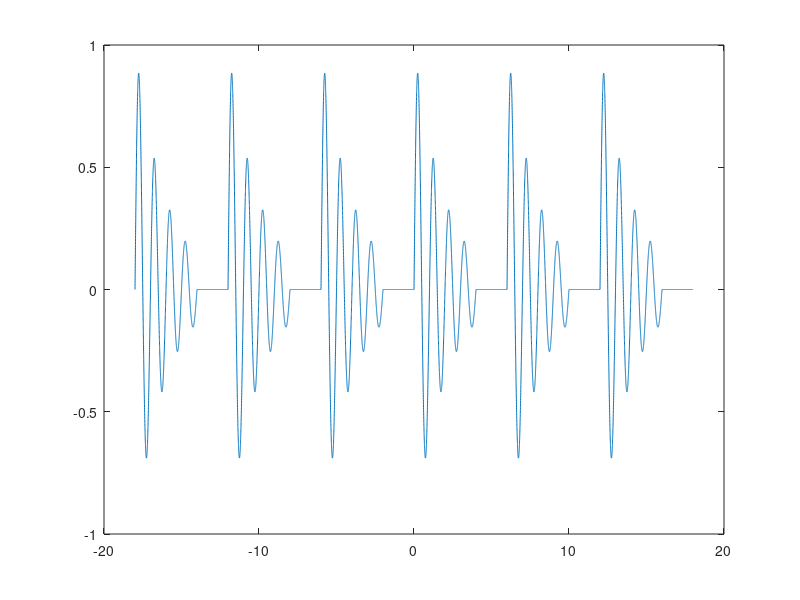

This chart was generated by the following MATLAB code:
%%% periodic signals and signal power

function periodicsignals_andpower
clear all
clf

Dt=0.002 % time interval
T=6; % time period 
M=3; % to generate 2M periods of the signal
t=0:Dt:T-Dt % time for one period

%%% evaluate one period of signal
y=exp(-abs(t)/2).* sin(2*pi*t).* (ustep(t)-ustep(t-4));

%%% plot original signal
plot(t,y)

%%% generate the periodic signal
time=[];
y_periodic=[];

for i=-M:M-1 % i.e. 2M periods of the signal
    time=[time i*T+t] % i.e. generating time for each periodic interval
    y_periodic=[y_periodic y]; % i.e. generating periodic signal
end

%%% plot the periodic signal
plot(time,y_periodic)

%%% power calculation of periodic signal
y_power = (y_periodic*y_periodic')*Dt/(max(time)-min(time)) % i.e using relation between integral and summation for the power calculation 
% for any vector r, r' calculates hermitian (i.e. conjugate and transpose) of r, while r.' calculates transpose of r;
% for any row vector r, r*r' is same as r.*conj(r) , i.e. element wise
% multiplication of r and conj(r) and take sum of all resulting elements

                                                           

%%% energy calculation of original signal or in one period of the periodic signal
y_energy = (y*y')*Dt   % again, using integral and summation relation




%%% unit step function, 
% y=ustep(t) = 1 ; t>=0 
% y=ustep(t) = 0 ; t<0 
% t can be matrix or scalar


function y=ustep(t)
y=(t>=0) % (t>=0) returns 1 (true) if t>=0, elase returns a 0 (false)



%%%%%%% Can plot the unit step function as follows:
% t= -5:0.1:5     % generates numbers from -5 to 5 in increments of 0.1
% y=ustep(t)
% plot(t,y)
